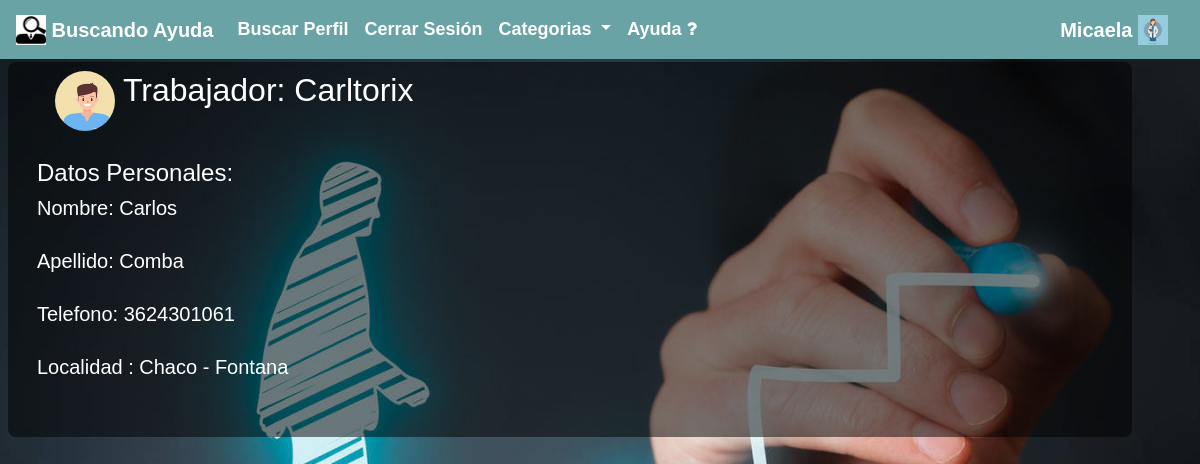
The app's page /cuenta/perfil/dar_baja_definitiva/1 (signed in) with its own data.
### cuenta/models.py (models this page shows, shortened)
class Perfil(AbstractUser):
    tipo_usuario=models.CharField(max_length=20,default="cliente")
    dni=models.CharField(max_length=10,unique=True,default="",validators=[validar_num])
    nacimiento = models.DateField(null = True)
    foto = models.ImageField(upload_to = "foto_perfil", null = True, blank = True)
    telefono = models.CharField(max_length = 20,validators=[validar_num])
    localidad = models.ForeignKey(Localidad, on_delete = models.CASCADE, null=True, related_name="personas_localidad")
    experiencia_laboral = models.CharField(max_length = 200,null = True, blank = True)
    categoria = models.ForeignKey(Categoria, on_delete = models.CASCADE, default=None, null=True, related_name="perfil_de_categoria")
    facebook = models.CharField(max_length = 40, null=True)
    instagram = models.CharField(max_length = 40, null=True, blank = True)
    recomendaciones = models.ManyToManyField("Perfil", blank=True, through="Recomendaciones", related_name="trabajador_recomendado")
    def __str__(self):
        return self.username

class Localidad(models.Model):
    localidad = models.CharField(max_length = 30)
    provincia = models.ForeignKey(Provincia, on_delete = models.CASCADE,default=None, related_name="personas_provincia")
    def __str__(self):
        return self.provincia.provincia+" - "+self.localidad

class Provincia(models.Model):
    provincia = models.CharField(max_length = 30)

### cuenta/views.py (the view)
# urls.py: path("perfil/dar_baja_definitiva/<int:id>", views.dar_baja_definitiva, name="dar_baja_definitiva"),
@login_required
def dar_baja_definitiva(request,id):
    perfil = Perfil.objects.get(pk=id)
    if perfil == request.user:
        print("entro")
        if request.method == "POST":
            print("entro aca")
            perfil.delete()
            return redirect("index")
    return render(request, "cuenta/dar_baja.html",{"perfil":perfil})

### cuenta/templates/cuenta/dar_baja.html (shortened to what this page needs)
{% extends 'base.html' %}
{% load static %}
{% block contenido%}
<div class="row justify-content-center">
    <div id="contenedor_perfil" class="container m-2">
        <div class="container m-2">
            <div class="row m-2">
                <div class="col-md-8">
                    {% if request.user.foto %}
                        <img src=
                    "{{perfil.foto.url}}" width="60" height="60" class="float-left rounded-circle mr-2" alt="foto de perfil">
                    {%else%}
                        <img src="{% static 'img/pordefecto.jpg' %}" width="60" height="60" class="float-left rounded-circle" alt="logo">
                    {% endif %}
                    <h2 class="title">{{perfil.tipo_usuario|capfirst}}: {{perfil.username}}</h2>
                </div>
            </div>
            <div class="row">
                <div class="">
                    <div class="card-body">
                        <h4 class="text-left">Datos Personales:</h4>
                        <h5 class="text-left">Nombre: {{perfil.first_name}}</h5>
                        <br>
                        <h5 class="text-left">Apellido: {{perfil.last_name}}</h5>
                        <br>
                        <h5 class="text-left">Telefono: {{perfil.telefono}}</h5>
                        <br>
                        <h5 class="text-left">Localidad : {{perfil.localidad}}</h5>
                    </div>
                </div>
        </div>
        <br>
    </div>
{% endblock %}

### templates/navbar.html (shortened to what this page needs)
{% load static %}
<nav class="navbar navbar-expand-md navbar-light fixed-top navcolor" >
    <a class="navbar-brand text-white" href="{% url 'index' %}">
      <img src="{% static 'img/logo.jpg' %}" width="30" height="30" class="d-inline-block align-top" alt="logo">
      Buscando Ayuda
    </a>
    <div class="collapse navbar-collapse" id="navbarCollapse">
      <ul class="navbar-nav mr-auto">
        <li class="nav-item active">
          <a class="nav-link text-white" href="{% url 'search_perfil' %}">Buscar Perfil</a>
        </li>
        <li class="nav-item active">
          {% if request.user.is_authenticated %}
          <a class="nav-link text-white" href="{% url 'cerrar_sesion' %}">Cerrar Sesión</a>
          {% else %}
          <a class="nav-link text-white" href="{% url 'iniciar_sesion' %}">Iniciar Sesión</a>
          {% endif %}
        </li>
        <li class="nav-item dropdown active">
          <a class="nav-link dropdown-toggle text-white" href="#" id="categorias" role="button" data-toggle="dropdown" aria-haspopup="true" aria-expanded="false">
            Categorias
          </a>
        </li>
        <li>
          <a class="nav-link text-white" href="{% url 'ayuda' %}">Ayuda <i class="fa fa-question"></i></a>
        </li>
      </ul>
      {% if request.user.is_authenticated %}
     <a class="navbar-brand text-white" href="{% url 'ver_perfil' request.user.id %}">
        {{request.user}}
        {% if request.user.foto %}
          <img src="{{ request.user.foto.url }}" width="30" height="30" class="d-inline-block align-top" alt="logo">
        {%else%}
        <img src="{% static 'img/pordefecto.jpg' %}" width="30" height="30" class="d-inline-block align-top" alt="logo">
        {% endif %}
    </a>
    {% else %}
    <img src="{% static 'img/pordefecto.jpg' %}" width="30" height="30" class="d-inline-block align-top" alt="logo">
    {% endif %}
    </div>
  </nav>

### static/css/style.css (style rules this page uses)
body { font-size: 1.125rem; font-weight: bold; background-image: url("../img/fondo.jpg"); width: 95%; max-width: 150rem; margin: 0 auto 0 auto; background-position: center; background-repeat: no-repeat; background-size: cover; background-attachment: fixed; font-family:Arial; margin: 0; padding: 0; -webkit-box-sizing: border-box; -moz-box-sizing: border-box; box-sizing: border-box; }
.navbar { background-color: #69A3A5; }
#contenedor_perfil { outline: none; display: block; width: 100%; padding: 1px 1px; margin: 0 0 2rem 0; background: rgba(0,0,0,.5); color: #fff; border: none; border-radius: 8px; box-sizing: border-box; font-size: 14px; font-weight:normal; transition: all .5s ease; }

### static/css/estilos.css (style rules this page uses)
li { display:block; }

### records on screen
Perfil: user "Micaela", user.foto (picture)
Perfil: foto (picture), tipo_usuario "Trabajador", username "Carltorix", first_name "Carlos", last_name "Comba", telefono "3624301061", localidad "Chaco - Fontana"
